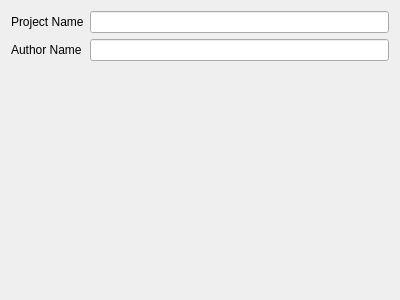
<?xml version="1.0" encoding="UTF-8"?>
<ui version="4.0">
 <class>WizardPageProject</class>
 <widget class="QWizardPage" name="WizardPageProject">
  <property name="geometry">
   <rect>
    <x>0</x>
    <y>0</y>
    <width>400</width>
    <height>300</height>
   </rect>
  </property>
  <property name="windowTitle">
   <string>WizardPage</string>
  </property>
  <property name="title">
   <string>New Project</string>
  </property>
  <layout class="QFormLayout" name="formLayout">
   <item row="0" column="0">
    <widget class="QLabel" name="label">
     <property name="text">
      <string>Project Name</string>
     </property>
    </widget>
   </item>
   <item row="0" column="1">
    <widget class="QLineEdit" name="lineEditName"/>
   </item>
   <item row="1" column="0">
    <widget class="QLabel" name="label_2">
     <property name="text">
      <string>Author Name</string>
     </property>
    </widget>
   </item>
   <item row="1" column="1">
    <widget class="QLineEdit" name="lineEditAuthor"/>
   </item>
  </layout>
 </widget>
 <resources/>
 <connections/>
</ui>
